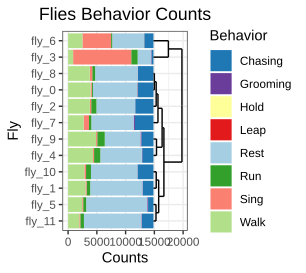

Generate this figure with R:
library(RColorBrewer)
library(ggplot2)
library(ggdendro)

TYPE="Behavior"

if(TYPE=="Behavior"){
    TB_clean <- function(TB, Behavior){
        TB <- TB[c("Fly_s", "Sing", "Grooming", "Chasing", "Hold", "Motion")]
        TB$Behavior = "Rest"
        TB$Behavior[TB$Motion==2] = "Walk"
        TB$Behavior[TB$Motion==3] = "Run"
        TB$Behavior[TB$Motion==4] = "Leap"
        TB$Behavior[TB$Chasing==1] = "Chasing"
        TB$Behavior[TB$Grooming==1] = "Grooming"
        TB$Behavior[TB$Sing==1] = "Sing"
        TB$Behavior[TB$Hold==1] = "Hold"
        TB$Behavior <- factor(TB$Behavior, levels = Behavior)
        TB$Fly_s<- factor(TB$Fly_s, levels =  unique(TB$Fly_s))
        return(TB)
    }
    Behavior <- c("Rest", "Walk", "Run", "Leap",
    "Chasing", "Grooming", "Sing", "Hold")
    Color <- c("#A6CEE3", "#B2DF8A", "#33A02C", "#E31A1C", "#1F78B4", "#6A3D9A", "salmon", "#FFFF99")
    TIITLE = "Flies Behavior Counts"
}else if(TYPE=="Move"){
    TB_clean <- function(TB, Behavior){
        TB <- TB[c("Fly_s", "Move", "Motion")]
        TB$Behavior = "Ahead"
        TB$Behavior[TB$Move==2] = "Crab"
        TB$Behavior[TB$Move==3] = "Back"
        TB$Behavior[TB$Motion==1] = "Rest"
        TB$Behavior <- factor(TB$Behavior, levels = Behavior)
        TB$Fly_s<- factor(TB$Fly_s, levels =  unique(TB$Fly_s))
        return(TB)
    }
    Behavior <- c("Rest", "Ahead", "Crab", "Back")
    Color <- c("#A6CEE3", "#FF7F00", "#CAB2D6", "#B15928")
    TIITLE = "Flies Move Counts"
}else if(TYPE=="Motion"){
    TB_clean <- function(TB, Behavior){
        TB <- TB[c("Fly_s", "Motion")]
        TB$Behavior = "Rest"
        TB$Behavior[TB$Motion==2] = "Walk"
        TB$Behavior[TB$Motion==3] = "Run"
        TB$Behavior[TB$Motion==4] = "Leap"
        TB$Behavior <- factor(TB$Behavior, levels = Behavior)
        TB$Fly_s<- factor(TB$Fly_s, levels =  unique(TB$Fly_s))
        return(TB)
    }
    Behavior <- c("Rest", "Walk", "Run", "Leap")
    Color <- c("#A6CEE3", "#B2DF8A", "#33A02C", "#E31A1C")
    TIITLE = "Flies Motion Counts"
}


CMP_TB <- data.frame(Color, Behavior)

File = "Correct_C0401_L.mp4_3000_17900.csv"
TB <- read.table(paste("../../Video_post", File, sep="/"), sep=",", head = T)
TB <- TB_clean(TB)
TB_matrix <- as.data.frame.array(table(TB[c("Fly_s", "Behavior")]))
TB_hclust <- hclust(dist(t(scale(t(TB_matrix)))))
TB$Fly_s<- factor(TB$Fly_s, levels =  TB_hclust$labels[TB_hclust$order])



hc       <- hclust(dist(t(scale(t(TB_matrix)))))           # heirarchal clustering
dendr    <- dendro_data(hc, type="rectangle") # convert for ggplot
clust    <- cutree(hc,k=5)                    # find 2 clusters
clust.df <- data.frame(label=names(clust), cluster=factor(clust))
## dendr[["labels"]] has the labels, merge with clust.df based on label column
dendr[["labels"]] <- merge(dendr[["labels"]],clust.df, by="label")
## plot the dendrogram; note use of color=cluster in geom_text(...)

Pending = max(table(TB$Fly_s))
Ratio   = max(table(TB$Fly_s))/ max(segment(dendr)[c("y", "yend")])/3
ggplot() + geom_bar(data=TB, aes(Fly_s, fill= Behavior)) +
    scale_fill_manual(values=as.character(CMP_TB$Color[match(sort(unique(TB$Behavior)), CMP_TB$Behavior)])) +
    geom_segment(data=segment(dendr), aes(x=x, y=y*Ratio + Pending, xend=xend, yend=yend*Ratio+Pending))+
    coord_flip() + theme_bw() +  labs(y= "Counts", x = "Fly", title = TIITLE)+
    theme(plot.title=element_text(hjust = .5))


W= 3.03
H= 2.55
if (length(unique(TB$Fly_s)) > 10){
    W= W + ((5.39-3.03)/30) * (length(unique(TB$Fly_s)) - 10)
    H= H + ((6.92-2.55)/30) * (length(unique(TB$Fly_s)) - 10)
}
ggsave(paste(File,".svg", sep =""), w= W, h= H)
ggsave(paste(File,".png", sep =""), w= W, h= H)

Mean = apply(as.data.frame.array(table(TB[c("Fly_s", "Behavior")])), 2, mean)
Sd = apply(as.data.frame.array(table(TB[c("Fly_s", "Behavior")])), 2, sd)
N = apply(as.data.frame.array(table(TB[c("Fly_s", "Behavior")])), 2, length)
write.table(data.frame(Mean, Sd, N), File, sep = "\t", quote = F)
